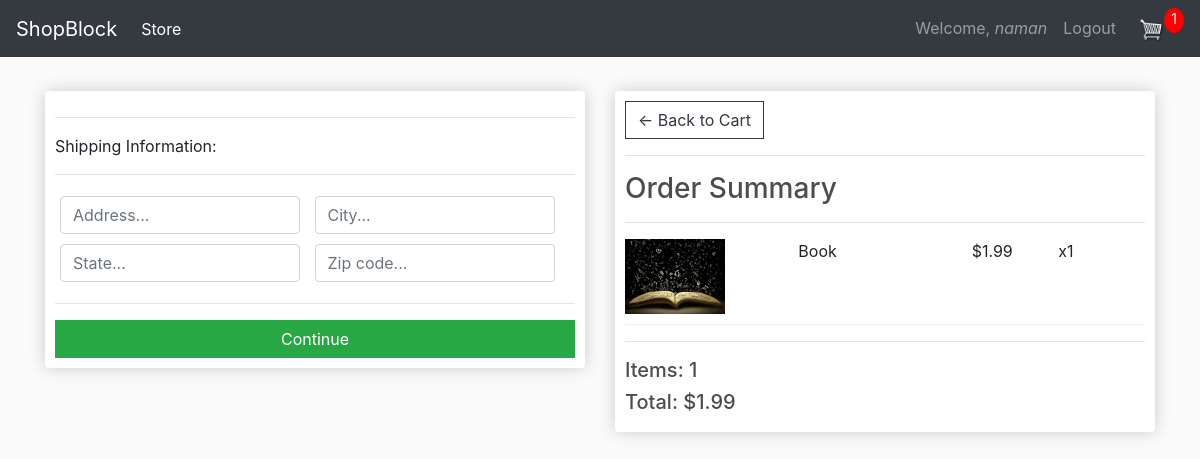
Screenshot of /checkout/ (signed in) with the database file from the repository.
### store/models.py (models this page shows, shortened)
class Order(models.Model):
	account			= models.ForeignKey(User, on_delete=models.SET_NULL, null=True)
	date_ordered	= models.DateTimeField(auto_now_add=True)
	complete		= models.BooleanField(default=False)
	transaction_id	= models.CharField(max_length=100)
	@property
	def get_cart_total(self):
		orderitems	= self.orderitem_set.all()
		total		= sum([orderitem.get_total for orderitem in orderitems])
		return total
	@property
	def get_cart_quantity(self):
		orderitems	= self.orderitem_set.all()
		total		= sum([orderitem.quantity for orderitem in orderitems])
		return total

class OrderItem(models.Model):
	product			= models.ForeignKey(Product, on_delete=models.SET_NULL, null=True)
	order			= models.ForeignKey(Order, on_delete=models.SET_NULL, null=True)
	quantity		= models.IntegerField(default=0)
	date_added		= models.DateTimeField(auto_now_add=True)
	@property
	def get_total(self):
		return self.product.price*self.quantity

class Product(models.Model):
	name			= models.CharField(max_length=50, null=False, blank=False, unique=True)
	price			= models.FloatField()
	label			= models.CharField(choices=LABEL_CHOICES, max_length=7, default=None)
	image			= models.ImageField(upload_to=upload_location, null=True)

### store/views.py (the view)
# urls.py: path('checkout/', checkout, name='checkout'),
def checkout(request):
	if request.user.is_authenticated:
		account			= request.user
		order, created	= Order.objects.get_or_create(account=account, complete=False)
		items			= order.orderitem_set.all()
	else:
		items	= []
		order	= {'get_cart_quantity': 0, 'get_cart_total': 0}
	context	= {'items': items, 'order': order}
	return render(request, 'store/checkout.html', context)

### store/templates/store/checkout.html (shortened to what this page needs)
{% extends 'store/main.html' %}
{% load static %}
{% block content %}
     <div class="row">
		<div class="col-lg-6">
			<div class="box-element" id="form-wrapper">
				<form id="form">
					<div id="shipping-info">
						<hr>
						<p>Shipping Information:</p>
						<hr>
						<div class="form-field">
							<input class="form-control" type="text" name="address" placeholder="Address...">
						</div>
						<div class="form-field">
							<input class="form-control" type="text" name="city" placeholder="City...">
						</div>
						<div class="form-field">
							<input class="form-control" type="text" name="state" placeholder="State...">
						</div>
						<div class="form-field">
							<input class="form-control" type="text" name="zipcode" placeholder="Zip code...">
						</div>
					</div>
					<hr>
					<input id="form-button" class="btn btn-success btn-block" type="submit" value="Continue">
				</form>
			</div>
			<br>
		</div>
		<div class="col-lg-6">
			<div class="box-element">
				<a  class="btn btn-outline-dark" href="{% url 'cart' %}">&#x2190; Back to Cart</a>
				<hr>
				<h3>Order Summary</h3>
				<hr>
				{% for item in items %}
				<div class="cart-row">
					<div style="flex:2"><img class="row-image" src="{{item.product.image.url}}"></div>
					<div style="flex:2"><p>{{item.product.name}}</p></div>
					<div style="flex:1"><p>${{item.product.price|floatformat:2}}</p></div>
					<div style="flex:1"><p>x{{item.quantity}}</p></div>
				</div>
				{% endfor %}
				<hr>
				<h5>Items: {{order.get_cart_quantity}}</h5>
				<h5>Total: ${{order.get_cart_total|floatformat:2}}</h5>
			</div>
		</div>
	</div>
{% endblock content %}

### store/templates/store/main.html (shortened to what this page needs)
<!DOCTYPE html>
{% load static %}
<html>
<head>
	<link rel="stylesheet" href="https://stackpath.bootstrapcdn.com/bootstrap/4.4.1/css/bootstrap.min.css">
	<link rel="stylesheet" type="text/css" href="{% static 'css/main.css' %}">
</head>
<body>
	<nav class="navbar navbar-expand-lg navbar-dark bg-dark">
	  <a class="navbar-brand" href="{% url 'home' %}">ShopBlock</a>
	  <div class="collapse navbar-collapse" id="navbarSupportedContent">
	    <ul class="navbar-nav mr-auto">
	      <li class="nav-item active">
	        <a class="nav-link" href="{% url 'home' %}">Store <span class="sr-only">(current)</span></a>
	      </li>
	    </ul>
		<div class="navbar-nav ml-auto">
			{% if user.is_authenticated %}
				<a class="nav-item nav-link" href="{% url 'profile' %}">Welcome, <i>{{ user.username }}</i></a>
				<a class="nav-item nav-link" href="{% url 'logout' %}">Logout</a>
				<div class="form-inline my-2 my-lg-0">
					<a href="{% url 'cart' %}"><img  id="cart-icon" src="{% static 'images/cart.png' %}"></a>
				   <p id="cart-total">{{order.get_cart_quantity}}</p>
			   </div>
			{% else %}
				<a class="nav-item nav-link" href="{% url 'login' %}">Login</a>
				<a class="nav-item nav-link" href="{% url 'register' %}">Register</a>
			{% endif %}
		</div>
	  </div>
	</nav>
     <div class="container">
            <br>
            {% block content %}
            {% endblock content %}
         </div>
</body>
</html>

### static/css/main.css (style rules this page uses)
body { background-color: hsl(0, 0%, 98%); }
h1,h2,h3,h4,h5,h6 { color:hsl(0, 0%, 30%); }
.box-element { box-shadow:hsl(0, 0%, 80%) 0 0 16px; background-color: #fff; border-radius: 4px; padding: 10px; }
#cart-icon { width:25px; display: inline-block; margin-left: 15px; }
#cart-total { display: block; text-align: center; color:#fff; background-color: red; width: 20px; height: 25px; border-radius: 50%; font-size: 14px; }
.col-lg-4, .col-lg-6, .col-lg-8, .col-lg-12 { margin-top: 10px; }
.btn { border-radius: 0; }
.row-image { width: 100px; }
.form-field { width:250px; display: inline-block; padding: 5px; }
.cart-row { display: flex; align-items: flex-stretch; padding-bottom: 10px; margin-bottom: 10px; border-bottom: 1px solid #ececec; }

### rows the page displays
Order: get_cart_quantity "1", get_cart_total "1.99"
OrderItem: product.image (picture), product.name "Book", product.price "1.99", quantity "1"

### other values shown
{{ user.username }} "naman"
